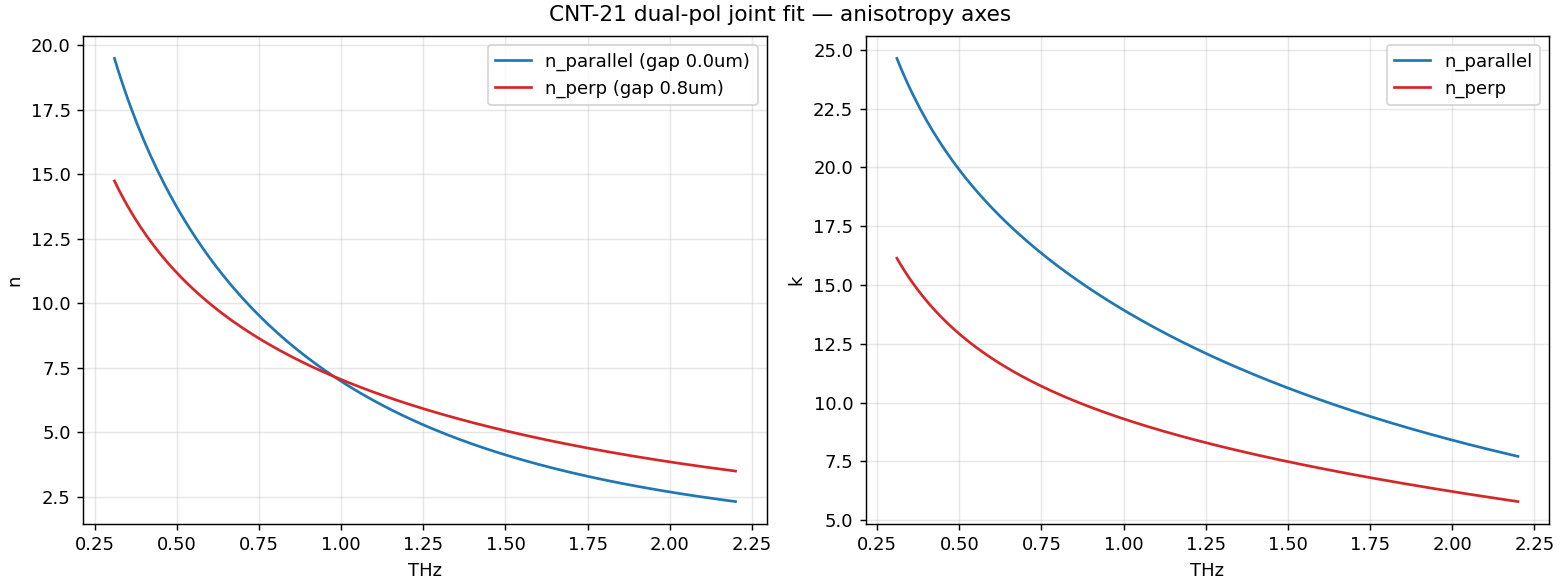

Write Python code to recreate this figure.
"""Process the CNT-21 polarization dataset through the new p-pol + dual-pol code.

Data: C:\\Users\\Samuel\\Data\\THz\\Sam\\Analysis\\CNT-21\\polarization  (s-pol/ and p-pol/ folders).

Filename convention  ..._<polAngle>-<fiberOrientation>_...  with polAngle 0=S, 90=P and fiber
orientation 0=vertical(||S), 90=horizontal(||P). References carry an explicit source-detection tag
(SS/SP/PS/PP). So the four samples probe an ANISOTROPY matrix:

    0-0   S-pol, E || fibers  -> n_parallel
    0-90  S-pol, E _|_ fibers -> n_perp
    90-0  P-pol, E _|_ fibers -> n_perp
    90-90 P-pol, E || fibers  -> n_parallel

The dual-pol joint fit assumes ONE material index explains both polarisations, so the valid pairs
(same axis seen by s AND p) are:
    n_parallel : 0-0 (S) + 90-90 (P)
    n_perp     : 0-90 (S) + 90-0 (P)

Each folder has two references (co-pol + cross-pol); we self-reference each sample against the
CO-POLARISED window reference (SS for S samples, PP for P samples) and drop the cross-pol one so the
auto-grouper is unambiguous.

Run:  PYTHONPATH=. ./.venv/Scripts/python.exe explorations/air_gap_cnt_reflection/process_cnt21_polarization.py
"""

from __future__ import annotations

import os
import warnings

import numpy as np

import matplotlib
matplotlib.use("Agg")
import matplotlib.pyplot as plt

import thz_core.thz_core as core
from dataset_core import DataSet
from dataset_core.adapters import thz_adapter as thz

warnings.filterwarnings("ignore")
plt.show = lambda *a, **k: None  # headless

ROOT = r"C:\Users\Samuel\Data\THz\Sam\Analysis\CNT-21\polarization"

CONFIG = {
    "general": {"show_graph": False, "save_database": False},
    "geometry": {"theta_external_deg": 45.0, "n_sio2": 1.96},
    "regions": {"first_reflection": (152.5, 158.5), "second_reflection": (177.0, 183.5)},
    # First pulse sits ~2.2 ps from the trace start (155.2 ps, trace [153, 184.5]); a 4 ps
    # half-width clips it and corrupts the self-reference Y1. 2 ps keeps both pulses clean.
    "window": {"type": "hann", "alpha": 1.0, "half_width_ps": 2},
    "fft": {"n_fft": 2000},
    "transfer": {"self_reference": True, "apply_snr_mask": True, "min_ref_amp_rel": 1e-3,
                 "regularization_eps": 1e-30, "unwrap_phase": True},
    "mask": {"snr_thresh_db": 10, "tail_fraction": 0.25, "min_contiguous_bins": 3},
    "derive": {"eps_background": 1},
    "dual_pol": {"fixed_gap_um": None, "initial_gap_um": 1.0, "gap_bounds_um": (0.0, 60.0)},
}

# which reference token identifies the co-pol reference to KEEP per folder
CO_POL_REFERENCE_TAG = {"s-pol": "_ss_", "p-pol": "_pp_"}
PROBE_BAND_THZ = (0.5, 2.0)


def process_folder(folder_name: str, polarization: str) -> DataSet:
    """Run the windowed self-referenced pipeline for one folder, co-pol reference only."""
    run_config = {**CONFIG, "geometry": {**CONFIG["geometry"], "polarization": polarization}}
    dataset = DataSet(os.path.join(ROOT, folder_name), config=run_config)
    dataset.load_all_data(case_insensitive=True, explicit_dir=True)

    # Drop the cross-pol reference so grouping is unambiguous (keep only the co-pol one).
    keep_tag = CO_POL_REFERENCE_TAG[folder_name]
    all_files = list(dataset.data.keys())
    survivors = []
    for filename in all_files:
        low = filename.lower()
        if low.startswith("reference") and keep_tag not in low:
            dataset.remove_item(filename)
            print(f"  [{folder_name}] dropped cross-pol reference {filename}")
        else:
            survivors.append(filename)
    # remove_item only touches the data dict; the grouping service keeps its own filelist +
    # file_items. Reset them to the survivors so the (co-pol-only) reference pairing is
    # unambiguous when group_files rebuilds below.
    dataset.grouping.filelist = list(survivors)
    dataset.grouping.file_items = {}
    dataset.grouping.set_current_data_list(list(survivors))

    thz.build_full_trace_reflection(dataset)
    thz.taper_and_pad_traces(dataset)
    dataset.group_files(keywords=["type"])
    thz.define_reflection_regions(dataset, run_config)
    thz.subtract_baseline(dataset)
    thz.window_pulses_fixed_width(dataset, half_width_ps=run_config["window"]["half_width_ps"],
                                  show_graph=False)
    shared_n_fft = run_config["fft"]["n_fft"]
    thz.fft_spectrum(dataset, segment="second_reflection", n_fft=shared_n_fft)
    thz.fft_spectrum(dataset, segment="first_reflection", n_fft=shared_n_fft)
    thz.transfer_function(dataset, ref_type="reference")
    thz.selfref_quality(dataset)
    thz.invert_nk_reflection(dataset, geometry="window",
                             theta_deg=run_config["geometry"]["theta_external_deg"],
                             polarization=polarization,
                             n_window=run_config["geometry"]["n_sio2"])
    return dataset


def sample_diagnostics(dataset: DataSet):
    """Per-sample: |H|>1 fraction, |C| median, median n over the probe band."""
    rows = []
    for filename, data_obj in dataset.data.items():
        if dataset.data.is_reference(filename):
            continue
        p = data_obj.processing_dict
        freq = np.asarray(p["fft_freq"]); mask = np.asarray(p["transfer_mask"], bool)
        H = np.asarray(p["transfer_H"], complex)
        r = np.asarray(p["reflection_r"], complex)
        C = p.get("selfref_correction")
        finite = np.isfinite(H)
        frac_gt1 = float(np.mean(np.abs(H[finite]) > 1.0)) if finite.any() else np.nan
        c_med = float(np.nanmedian(np.abs(C[np.isfinite(C)]))) if C is not None else np.nan
        band = mask & (freq*1e-12 >= PROBE_BAND_THZ[0]) & (freq*1e-12 <= PROBE_BAND_THZ[1]) & np.isfinite(r)
        # |1+r| is the distance to the r=-1 mirror pole = the true inversion conditioning
        # (larger is better). |H|>1 is a common-mode alignment artifact that p-pol does NOT fix,
        # so it is NOT the right p-pol metric — the pole distance is.
        rows.append(dict(name=filename, frac_H_gt1=frac_gt1, c_med=c_med,
                         pole_dist=float(np.nanmedian(np.abs(1 + r[band]))) if band.any() else np.nan,
                         r_mag=float(np.nanmedian(np.abs(r[band]))) if band.any() else np.nan))
    return rows


def find_sample(dataset: DataSet, pol_fiber_token: str) -> str:
    """Return the sample filename whose name contains the '<pol>-<fiber>' token (prefer _realign)."""
    matches = [fn for fn in dataset.data.keys()
               if not dataset.data.is_reference(fn) and pol_fiber_token in fn.lower()]
    if not matches:
        raise KeyError(f"no sample matching {pol_fiber_token}")
    realign = [fn for fn in matches if "realign" in fn.lower()]
    return realign[0] if realign else matches[0]


def joint_fit_axis(axis_label, dataset_s, name_s, dataset_p, name_p):
    """Run the core dual-pol Drude+gap fit for one material axis (a matched s/p pair)."""
    proc_s = dataset_s.data[name_s].processing_dict
    proc_p = dataset_p.data[name_p].processing_dict
    freq = np.asarray(proc_s["fft_freq"], float)
    mask = np.asarray(proc_s["transfer_mask"], bool) & np.asarray(proc_p["transfer_mask"], bool)
    theta_gap = np.deg2rad(CONFIG["geometry"]["theta_external_deg"])
    measured = {"s": np.asarray(proc_s["reflection_r"], complex),
                "p": np.asarray(proc_p["reflection_r"], complex)}
    front = {"s": np.asarray(proc_s["r_reference"], complex) * np.ones_like(freq),
             "p": np.asarray(proc_p["r_reference"], complex) * np.ones_like(freq)}
    fit = core.fit_reflection_gap_dual_pol(freq, mask, measured, front, theta_gap,
                                           initial_gap_um=1.0, gap_bounds_um=(0.0, 60.0))
    print(f"\n[{axis_label}]  s={os.path.basename(name_s)}  p={os.path.basename(name_p)}")
    print(f"   Drude: eps_inf={fit['eps_inf']:.2f}  plasma={fit['plasma_thz']:.2f} THz  "
          f"damping={fit['damping_thz']:.2f} THz  gap={fit['gap_um']:.2f} um")
    print(f"   residual RMS {fit['residual_rms']:.3e} over {int(mask.sum())} bins  "
          f"(success={fit['success']})")
    fit["freq"] = freq; fit["mask"] = mask
    return fit


def main():
    print("===== process s-pol folder =====")
    ds_s = process_folder("s-pol", "s")
    print("===== process p-pol folder =====")
    ds_p = process_folder("p-pol", "p")

    print("\n===== single-polarisation diagnostics =====")
    print("  pole_dist=|1+r| (distance to the r=-1 mirror; LARGER=better conditioned, the true "
          "p-pol metric)")
    print("  |H|>1 frac = common-mode ALIGNMENT artifact (p-pol not expected to fix); |C| med = "
          "front-spot drift")
    print(f"{'sample':46s} {'pole|1+r|':>9s} {'|r|':>6s} {'|H|>1':>6s} {'|C|':>6s}")
    for label, ds in (("s-pol", ds_s), ("p-pol", ds_p)):
        for r in sample_diagnostics(ds):
            print(f"  {os.path.basename(r['name']):44s} {r['pole_dist']:>9.3f} {r['r_mag']:>6.3f} "
                  f"{r['frac_H_gt1']:>6.2f} {r['c_med']:>6.3f}")

    print("\n===== dual-pol joint Drude+gap fit on matched material axes =====")
    fits = {}
    # n_parallel: 0-0 (S) + 90-90 (P);  n_perp: 0-90 (S) + 90-0 (P)
    fits["n_parallel"] = joint_fit_axis("n_parallel (E || fibers)",
                                        ds_s, find_sample(ds_s, "0-0"),
                                        ds_p, find_sample(ds_p, "90-90"))
    fits["n_perp"] = joint_fit_axis("n_perp (E _|_ fibers)",
                                    ds_s, find_sample(ds_s, "0-90"),
                                    ds_p, find_sample(ds_p, "90-0"))

    # figure: fitted n,k for both axes
    figure, (ax_n, ax_k) = plt.subplots(1, 2, figsize=(12, 4.5), layout="constrained")
    figure.suptitle("CNT-21 dual-pol joint fit — anisotropy axes")
    for label, style in (("n_parallel", dict(color="C0")), ("n_perp", dict(color="C3"))):
        fit = fits[label]; ft = fit["freq"]*1e-12; b = fit["mask"] & (ft >= 0.3) & (ft <= 2.2)
        ax_n.plot(ft[b], fit["n"][b], label=f"{label} (gap {fit['gap_um']:.1f}um)", **style)
        ax_k.plot(ft[b], fit["k"][b], label=label, **style)
    ax_n.set_xlabel("THz"); ax_n.set_ylabel("n"); ax_n.legend(); ax_n.grid(alpha=0.3)
    ax_k.set_xlabel("THz"); ax_k.set_ylabel("k"); ax_k.legend(); ax_k.grid(alpha=0.3)
    out = os.path.join(os.path.dirname(__file__), "process_cnt21_polarization.png")
    figure.savefig(out, dpi=130); plt.close(figure)
    print(f"\nSaved figure: {out}")
    return ds_s, ds_p, fits


if __name__ == "__main__":
    main()
